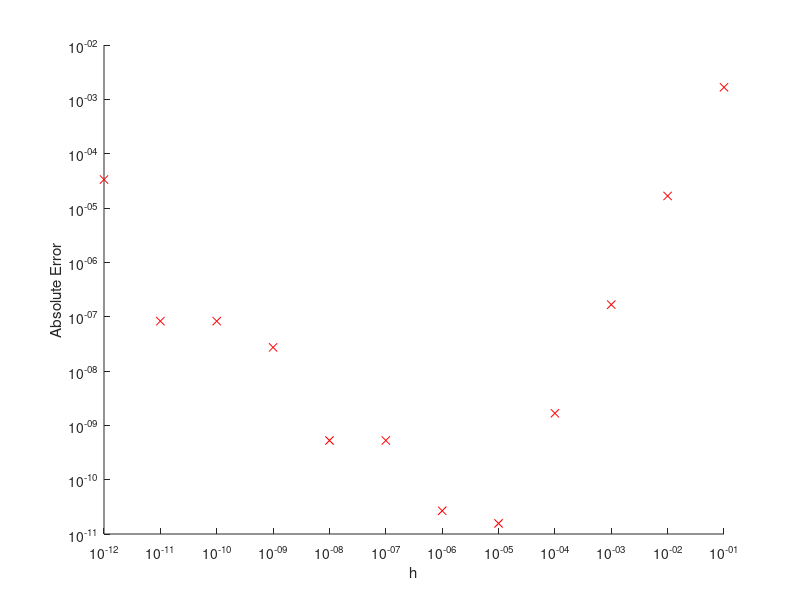

Here is the MATLAB script that generated this plot:
clear; clc; close all;

% Description: Make a table of error of Finite Difference Methods and plot
% the results.

f   = @(x) sin(x) - cos(x);
df  = @(x) cos(x) + sin(x);
x = 0;

figure(1)
xlabel('h')
ylabel('Absolute Error')
hold on

fprintf("  h            f'(x)            error\n")
for h   = logspace(-1,-12,12)
    fx = (f(x+h) - f(x-h))/2/h;
    err = fx - df(x);
    fprintf('%2.0e %18.14f %18.14f\n',h,fx,err)
    plot(h,abs(err),'rx')
end
set(gca,'xscale','log')
set(gca,'yscale','log')
